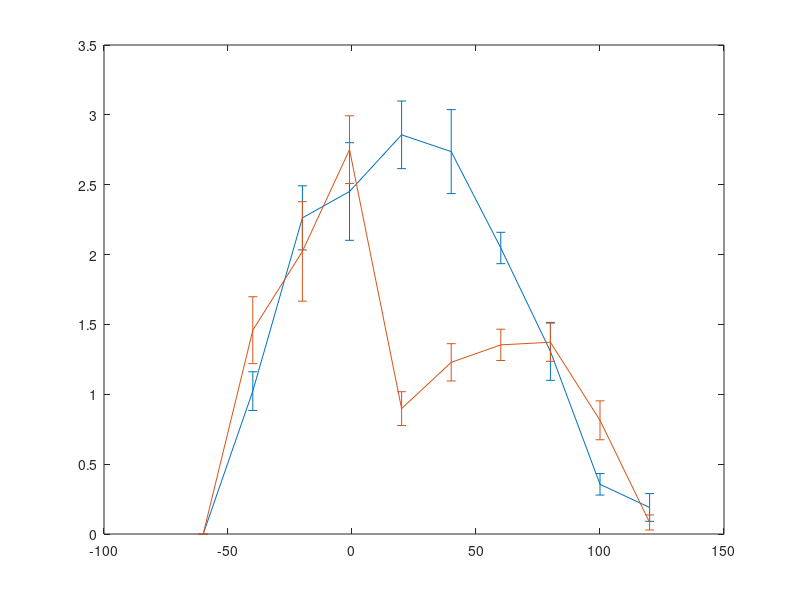

Recreate this plot in MATLAB. (Note: this script raises an error after producing the figure.)

%%
% Matrices of AIM scores for all LDOPA sessions for Rat 320
% Rat320_Ses3_L = [ 0 0; 20 .38; 40 1.5; 59 1.75; 80 2.5; 100 2.63; 120 1.75; 140 1; 160 .25; 180 0];
% Rat320_Ses8_L = [ 0 0; 20 1; 40 2.5; 59 2.63; 80 2; 100 3.25; 120 2.25; 140 1.25; 160 .38; 180 0];
% Rat320_Ses9_L = [ 0 0; 20 1; 40 1.63; 59 3; 80 2.38; 100 3.25; 120 2; 140 1; 160 .25; 180 0];
% Rat320_Ses13_L = [ 0 0; 20 1.88; 40 2.75; 59 3.5; 80 3; 100 2.25; 120 1.75; 140 1.63; 160 .25; 180 .25];
% Rat320_Ses15_L = [ 0 0; 20 1.25; 40 2.25; 59 3; 80 2.13; 100 2.25; 120 2.25; 140 1.5; 160 .25; 180 0];
% Rat320_Ses18_L = [ 0 0; 20 1; 40 2.75; 59 1.75; 80 3; 100 2; 120 1.25; 140 .25; 160 0; 180 0.5];
% Rat320_Ses21_L = [ 0 0; 20 1.25; 40 2.75; 59 2; 80 3; 100 1.88; 120 1.75; 140 1.5; 160 .5; 180 0.25];
Rat320_Ses3_L = [ -60 0; -40 .33; -20 1.67; -1 1.67; 20 3; 40 3.33; 60 2; 80 1; 100 .33; 120 0];
Rat320_Ses8_L = [ -60 0; -40 1; -20 2; -1 2.17; 20 2; 40 3.67; 60 2.33; 80 1.33; 100 .5; 120 0];
Rat320_Ses9_L = [ -60 0; -40 1; -20 1.83; -1 3.33; 20 2.5; 40 3.67; 60 2; 80 1.33; 100 .33; 120 0];
Rat320_Ses13_L = [ -60 0; -40 1.5; -20 3; -1 3.33; 20 3.33; 40 2.33; 60 1.67; 80 2; 100 .33; 120 .33];
Rat320_Ses15_L = [ -60 0; -40 1; -20 1.67; -1 3.33; 20 2.17; 40 2; 60 2.33; 80 1.33; 100 .33; 120 0];
Rat320_Ses18_L = [ -60 0; -40 1.33; -20 2.67; -1 1; 20 3.33; 40 2.33; 60 1.67; 80 .33; 100 0; 120 0.67];
Rat320_Ses21_L = [ -60 0; -40 1; -20 3; -1 2.33; 20 3.67; 40 1.83; 60 2.33; 80 1.83; 100 .67; 120 0.33];
% Concatenating matrices and getting the mean and SEM for all timepoints
Cat_allses = cat(3,Rat320_Ses3_L,Rat320_Ses8_L,Rat320_Ses9_L,Rat320_Ses13_L,Rat320_Ses15_L, ...
   Rat320_Ses18_L,Rat320_Ses21_L);
Avg_allses = mean(Cat_allses,3);
SEM_allses = std(Cat_allses,[],3)./sqrt(size(Cat_allses,3));
% Std_allses = std(Cat_allses,[],3);
% plotting the avg and sem
figure
errorbar(Avg_allses(:,1),Avg_allses(:,2),SEM_allses(:,2))
hold on

Cat_allses = cat(2,Rat320_Ses3_L(:,2),Rat320_Ses8_L(:,2),Rat320_Ses9_L(:,2),Rat320_Ses13_L(:,2),Rat320_Ses15_L(:,2), ...
   Rat320_Ses18_L(:,2),Rat320_Ses21_L(:,2));
%% 
% Creating matrices for AIM scores for all LDOPA and Ket sessions for Rat
% 320
% Rat320_Ses4_LK = [ 0 0; 20 2.38; 40 1.5; 59 2.13; 80 1.66; 100 1.88; 120 1.38; 140 1.5; 160 .5; 180 0];
% Rat320_Ses6_LK = [ 0 0; 20 1.25; 40 1.88; 59 2; 80 1.75; 100 1.38; 120 1.75; 140 1.75; 160 .75; 180 0];
% Rat320_Ses11_LK = [ 0 0; 20 .63; 40 2.88; 59 2.75; 80 1; 100 1.63; 120 1.13; 140 1.88; 160 1.75; 180 .25];
% Rat320_Ses14_LK = [ 0 0; 20 1.38; 40 2.25; 59 3.13; 80 1; 100 .75; 120 1.38; 140 .63; 160 .5; 180 .25];
% Rat320_Ses17_LK = [ 0 0; 20 1.63; 40 2; 59 3.38; 80 1; 100 1.25; 120 1.13; 140 1; 160 .25; 180 0];
% Rat320_Ses20_LK = [ 0 0; 20 2.13; 40 2.5; 59 2.25; 80 1; 100 1.63; 120 1.5; 140 .75; 160 1; 180 0];
% Rat320_Ses23_LK = [ 0 0; 20 .5; 40 2.88; 59 3.25; 80 1.5; 100 1.25; 120 1.5; 140 1; 160 .5; 180 0];
% Rat320_Ses24_LK = [ 0 0; 20 .88; 40 1; 59 2.88; 80 .75; 100 1; 120 1.25; 140 1; 160 .63; 180 0];
Rat320_Ses4_LK = [ -60 0; -40 2.5; -20 1.67; -1 2.17; 20 1.5; 40 1.83; 60 1.67; 80 1.33; 100 .67; 120 0];
Rat320_Ses6_LK = [ -60 0; -40 1; -20 1.5; -1 1.33; 20 1; 40 1.5; 60 1.67; 80 2; 100 .67; 120 0];
Rat320_Ses11_LK = [ -60 0; -40 .83; -20 3.17; -1 3.33; 20 .67; 40 .83; 60 .83; 80 1.83; 100 1.67; 120 .33];
Rat320_Ses14_LK = [ -60 0; -40 1.67; -20 1.67; -1 3.17; 20 .67; 40 1; 60 1.67; 80 .83; 100 .67; 120 .33];
Rat320_Ses17_LK = [ -60 0; -40 1.83; -20 1.67; -1 3.17; 20 .67; 40 1; 60 1.33; 80 1.33; 100 .33; 120 0];
Rat320_Ses20_LK = [ -60 0; -40 2.17; -20 3; -1 2.67; 20 .67; 40 1.67; 60 1.33; 80 1; 100 1; 120 0];
Rat320_Ses23_LK = [ -60 0; -40 .67; -20 3.17; -1 3; 20 1.33; 40 1; 60 1.33; 80 1.33; 100 .67; 120 0];
Rat320_Ses24_LK = [ -60 0; -40 1; -20 .33; -1 3.17; 20 .67; 40 1; 60 1; 80 1.33; 100 .83; 120 0];
% Concatenating matrices and getting the mean and SEM for all timepoints
Cat_allses = cat(3,Rat320_Ses4_LK,Rat320_Ses6_LK,Rat320_Ses11_LK,Rat320_Ses14_LK,Rat320_Ses17_LK, ...
   Rat320_Ses20_LK,Rat320_Ses23_LK,Rat320_Ses24_LK);
Avg_allses_ket = mean(Cat_allses,3);
SEM_allses = std(Cat_allses,[],3)./sqrt(size(Cat_allses,3));
% Std_allses = std(Cat_allses,[],3);
% plotting the avg and sem
errorbar(Avg_allses_ket(:,1),Avg_allses_ket(:,2),SEM_allses(:,2))
pubify_figure_axis
plot_ref_line(0);

Cat_allses_ket = cat(2,Rat320_Ses4_LK(:,2),Rat320_Ses6_LK(:,2),Rat320_Ses11_LK(:,2),Rat320_Ses14_LK(:,2),Rat320_Ses17_LK(:,2), ...
   Rat320_Ses20_LK(:,2),Rat320_Ses23_LK(:,2),Rat320_Ses24_LK(:,2));

%% ttest for 20 and 40 min scores post ketamine
Ket_20 = [1.5 1 .67 .67 .67 .67 1.33 .67];
Sal_20 = [3 2 2.5 3.33 2.17 3.33 3.67];
trying = Sal_20 - Ket_20;
% ;1.22875000000000
% ;2.73714285714286]
[h,pval] = ttest2(Sal_20,Ket_20,'Vartype','unequal');
% pval = signrank(Avg_allses([5 6 7],2),Avg_allses_ket([5 6 7],2));
for iA = 1:length(Cat_allses)
    pval(iA) = ranksum(Cat_allses(iA,:),Cat_allses_ket(iA,:));
end
